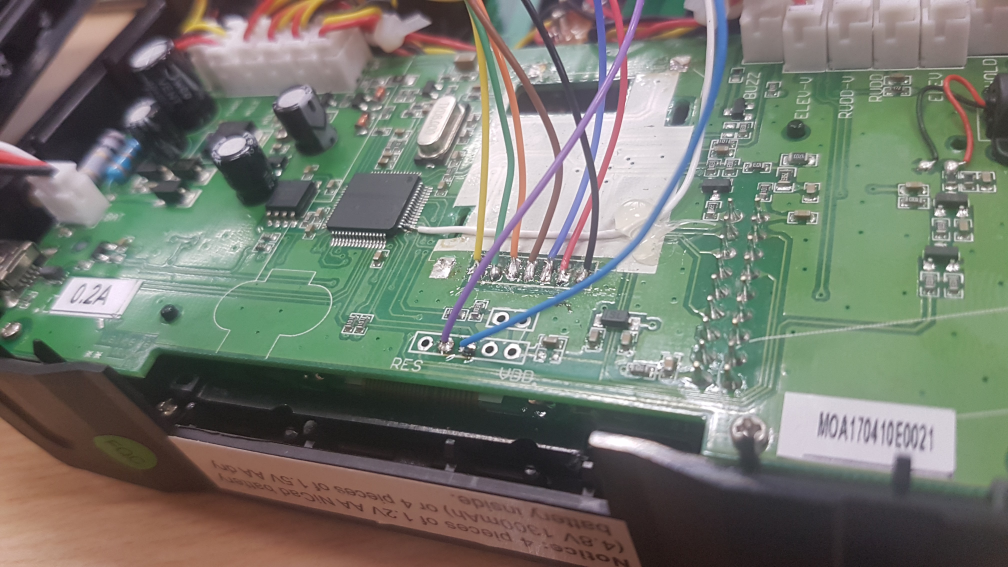
#> input picture devo7e/pictures/20171003_154723.jpg, 4032 x 2268 px, given in place of 0000000008.png, which was not available (shown at 1/4 size)
$ python create_fig5.py   (Python 2 division)   (older library calls are emulated)
#> lines starting #> are read from the running program, lines starting #| are printed output that depends on the picture; after the words box and inside, x2 and y2 are one past the last pixel; in counts of white or black regions, pixels touching at a corner belong together; pictures that were not available may be replaced by others from this repository, and a replacement may not be noted
### scripts/caffediogo/evaluation_utils.py
# -*- coding: utf-8 -*-
"""
Created on Mon Feb 12 15:59:23 2018

For a large part from: evaluation utils from https://raw.githubusercontent.com/mrharicot/monodepth/master/utils/evaluation_utils.py

@author: guido
"""

import numpy as np
import pandas as pd
import os
import cv2
from collections import Counter
import pdb
import matplotlib.pyplot as plt

MAX_DEPTH = 80;

# Based on Tony S Yu code:
# https://tonysyu.github.io/plotting-error-bars.html#.WpFOVeZG3CI
# [182 lines left out: functions errorfill, plot_error_vs_distance, assign_distances_to_stereo_distances, plot_dve_info, compute_error_vs_distance, compute_errors, not called in this run]

# KITTI

width_to_focal = dict()
width_to_focal[1242] = 721.5377
width_to_focal[1241] = 718.856
width_to_focal[1224] = 707.0493
width_to_focal[1238] = 718.3351

def convert_disps_to_depths_kitti(disparity_map, target_width = 1242, target_height = 375, mask = True, limit_depth = 80.0):
    if len(disparity_map.shape) == 3:
        disparity_map = cv2.cvtColor(disparity_map,cv2.COLOR_BGR2GRAY)

    # this way of converting only works when the stereo vision was performed on the original image size:
    disparity_map = disparity_map.astype(float);
    if(mask):
        M = disparity_map == 0;

    disparity_map[disparity_map == 0] = 1E-5;
    #factor = (width_to_focal[target_width]/target_width) * 0.54 ;
    #depth_map = factor / disparity_map;

    # this formula comes from the run_demoVelodyne.m function in the raw KITTI development kit.
    depth_map = (64.0*5.0) / disparity_map;

    if(mask):
        depth_map = np.multiply(depth_map, 1-M);

    if limit_depth > 0:
        depth_map[depth_map > limit_depth] = limit_depth;
    return depth_map;

# [52 lines left out: functions load_velodyne_points, lin_interp, read_calib_file, get_focal_length_baseline, not called in this run]


def sub2ind(matrixSize, rowSub, colSub):
    m, n = matrixSize
    return rowSub * (n-1) + colSub - 1

# [53 lines left out: function generate_depth_map, not called in this run]

### scripts/caffediogo/create_fig5.py
#!/usr/bin/env python2


import glob
import numpy as np
import cv2
import pdb
import os
import sys
import subprocess
import performance
import argparse
from matplotlib.pylab import cm
import pickle
import matplotlib.pyplot as plt

import cv2
import numpy as np
import matplotlib.pyplot as plt
import matplotlib.cm as cm
import matplotlib
import merge
import evaluation_utils
import copy
import pdb
from PIL import Image

def colorize(im, scale):
    if len(im.shape) == 3:
        im = cv2.cvtColor(im,cv2.COLOR_BGR2GRAY)
    im[0,0] = 0
    im[0,1] = 255
    imt = im.astype(np.float32)/scale # convert to float

    imt = Image.fromarray(np.uint8(255.0*cm.viridis(imt)),'RGBA')
    return imt

def do_merge(mono_path,stereo_path,gt_path,rgb_path,method):
    perf_result, im_merged,im_fusionconf,im_errormap,bla = performance.merge_depth_maps(mono_path,stereo_path,gt_path,rgb_path,graphics=False,verbose=False, method=method, non_occluded=True)
    im_merged = cv2.resize(im_merged,(im_rgb.shape[1], im_rgb.shape[0]), interpolation = cv2.INTER_CUBIC)
    im_merged -=np.min(im_merged)
    return im_merged,im_fusionconf,im_errormap

fileids = []
fileids.append('0000000008')
fileids.append('0000000005')
fileids.append('0000000080')
fileids.append('0000000039')
fileids.append('0000000057')
fileids.append('0000000044')
fileids.append('0000000049')
fileids.append('0000000014')

syncids = []
syncids.append('0005')
syncids.append('0013')
syncids.append('0020')
syncids.append('0023')
syncids.append('0036')
syncids.append('0079')
syncids.append('0095')
syncids.append('0113')

print("\tgt [m],\tstereo [m],\tmancini [m],\tsperzi [m]")


for i in np.arange(0, len(fileids)):
    filename = fileids[i]
    dirdate_name = '2011_09_26_drive_' + syncids[i] + '_sync'
    dir_name = '/data/kevin/kitti/raw_data/2011_09_26/' + dirdate_name
    rgb_path  = dir_name + '/image_02/data/' + filename + '.png'
    stereo_path  = dir_name + '/disp/' + filename + '_disparity.png'
    conf_path    = dir_name + '/conf/' + filename + '_conf.png'
    gt_path      = dir_name + "/../../../data_depth_annotated/val/" + dirdate_name + "/proj_depth/groundtruth/image_02/" + filename + ".png"
    mix_fcn_path = dir_name  + "/mix_fcn/" + filename + "_mix_fcn.png"
    sperzi_path  = dir_name + "/sperzi/" + filename + "_sperziboon.png"
    mancini_path = dir_name  + "/mancini/" + filename + "_mancini.png";
    merged_sperzi_path = dir_name + "/merged/" + filename + "_merged_" + "sperzi" + ".png"
    merged_mix_fcn_path = dir_name + "/merged/" + filename + "_merged_" + "mix_fcn" + ".png"
    merged_mancini_path = dir_name + "/merged/" + filename + "_merged_" + "manchini" + ".png"
    fusionconf_sperzi_path = dir_name + "/fusionconf/" + filename + "_fusionconf_" + "sperzi" + ".png"
    fusionconf_mix_fcn_path = dir_name + "/fusionconf/" + filename + "_fusionconf_" + "mix_fcn" + ".png"
    fusionconf_mancini_path = dir_name + "/fusionconf/" + filename + "_fusionconf_" + "manchini" + ".png"


    im_rgb = cv2.imread(rgb_path)
#> im_rgb is the input picture: shape (2268, 4032, 3); mean B, G, R 110.8, 120.5, 117.4
    im_rgb = cv2.cvtColor(im_rgb,cv2.COLOR_BGR2RGBA)
#> im_rgb: shape (2268, 4032, 4)
    im_stereo = cv2.imread(stereo_path)
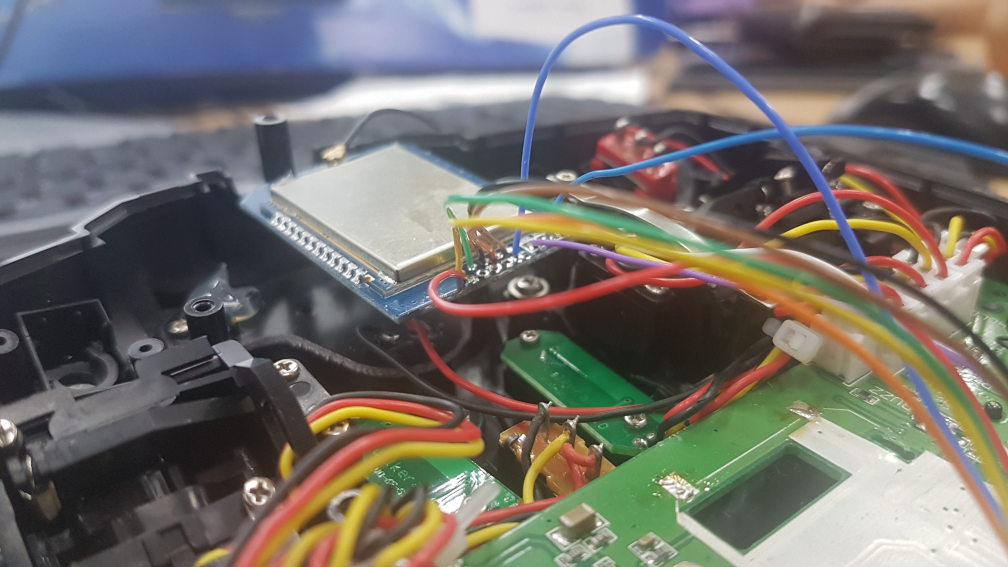
#> input picture devo7e/pictures/20171003_154740.jpg, 4032 x 2268 px, given in place of 0000000008_disparity.png, which was not available (shown at 1/4 size)
#> im_stereo is the input picture: shape (2268, 4032, 3); mean B, G, R 106.4, 111.9, 115.4
    im_conf = cv2.imread(conf_path)
    im_gt = cv2.imread(gt_path)
    im_sperzi = cv2.imread(sperzi_path)
    #im_mix_fcn = cv2.imread(mix_fcn_path)
    im_mancini = cv2.imread(mancini_path)
    #im_merged_sperzi = cv2.imread(merged_sperzi_path)
    #im_merged_mix_fcn = cv2.imread(merged_mix_fcn_path)
    #im_merged_mancini = cv2.imread(merged_mancini_path)

    im_stereo = evaluation_utils.convert_disps_to_depths_kitti(im_stereo,target_width = 1242, target_height = 375, mask = True, limit_depth = 80.0)
#> in convert_disps_to_depths_kitti, `disparity_map = cv2.cvtColor(disparity_map,cv2.COLOR_BGR2GRAY)`:
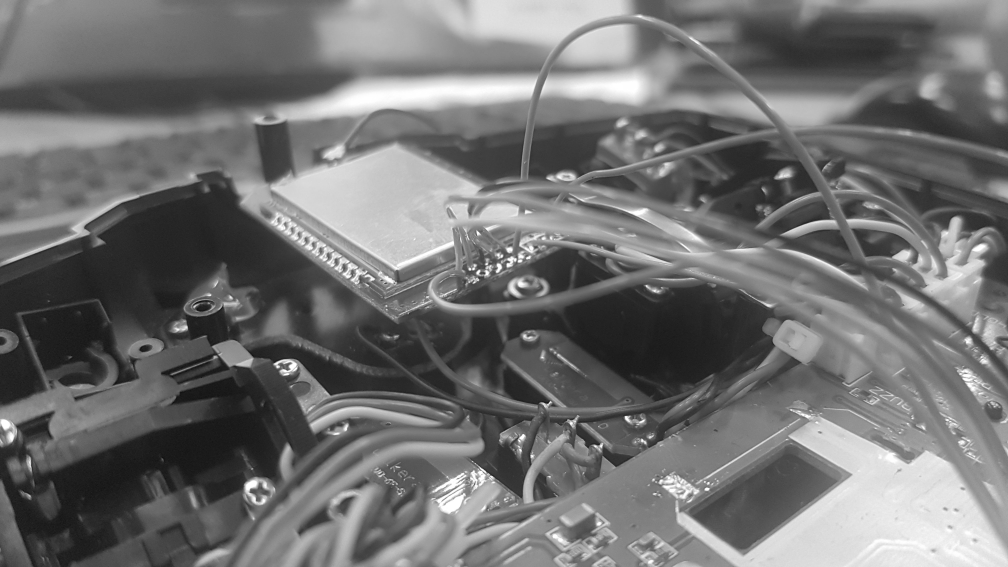
#> disparity_map: shape (2268, 4032) (shown at 1/4 size); min 0, max 255, mean 112.3
#> in convert_disps_to_depths_kitti, `M = disparity_map == 0;`:
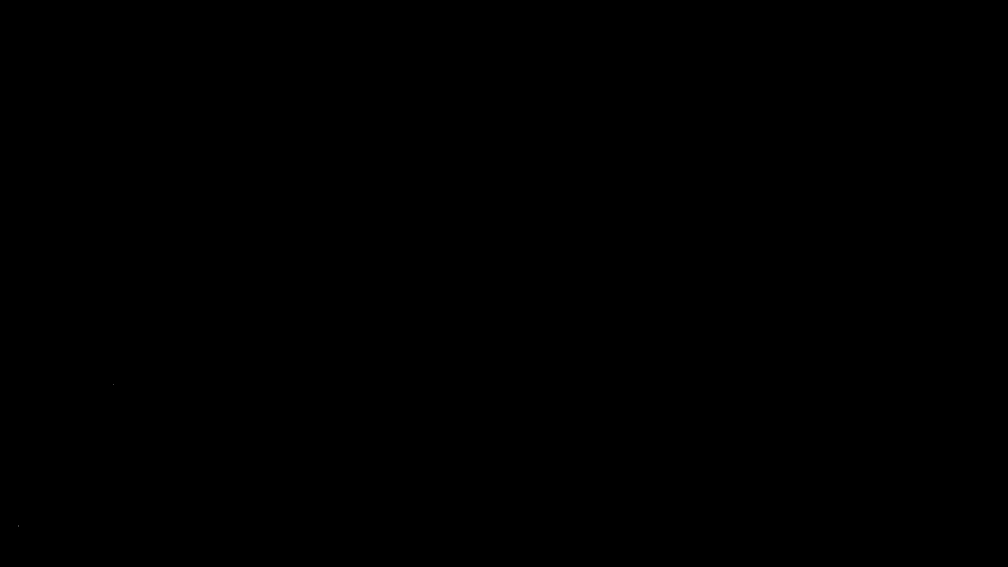
#> M: shape (2268, 4032) bool (shown at 1/4 size); 0% white in thin lines or dots, all inside (x1, y1, x2, y2) = (73, 1537, 456, 2105)
#> in convert_disps_to_depths_kitti, `depth_map[depth_map > limit_depth] = limit_depth;`:
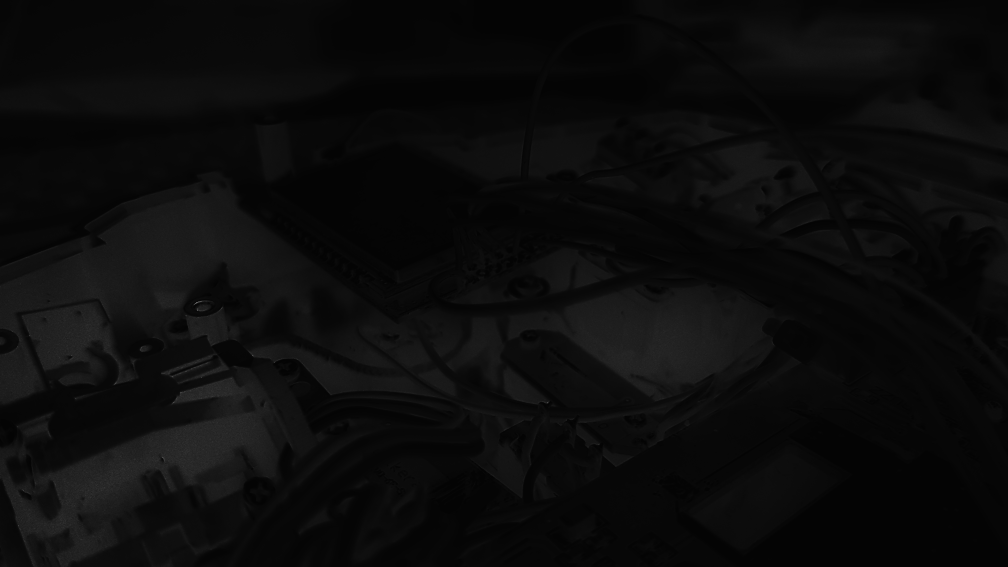
#> depth_map: shape (2268, 4032) float64 (shown at 1/4 size); min 0, max 80, mean 3.8; drawn with min black and max white
    im_mancini = evaluation_utils.convert_disps_to_depths_kitti(im_mancini,target_width = 1242, target_height = 375, mask = False, limit_depth = 80.0)
#> (the run stopped early here; a loop or call above may not have finished)
